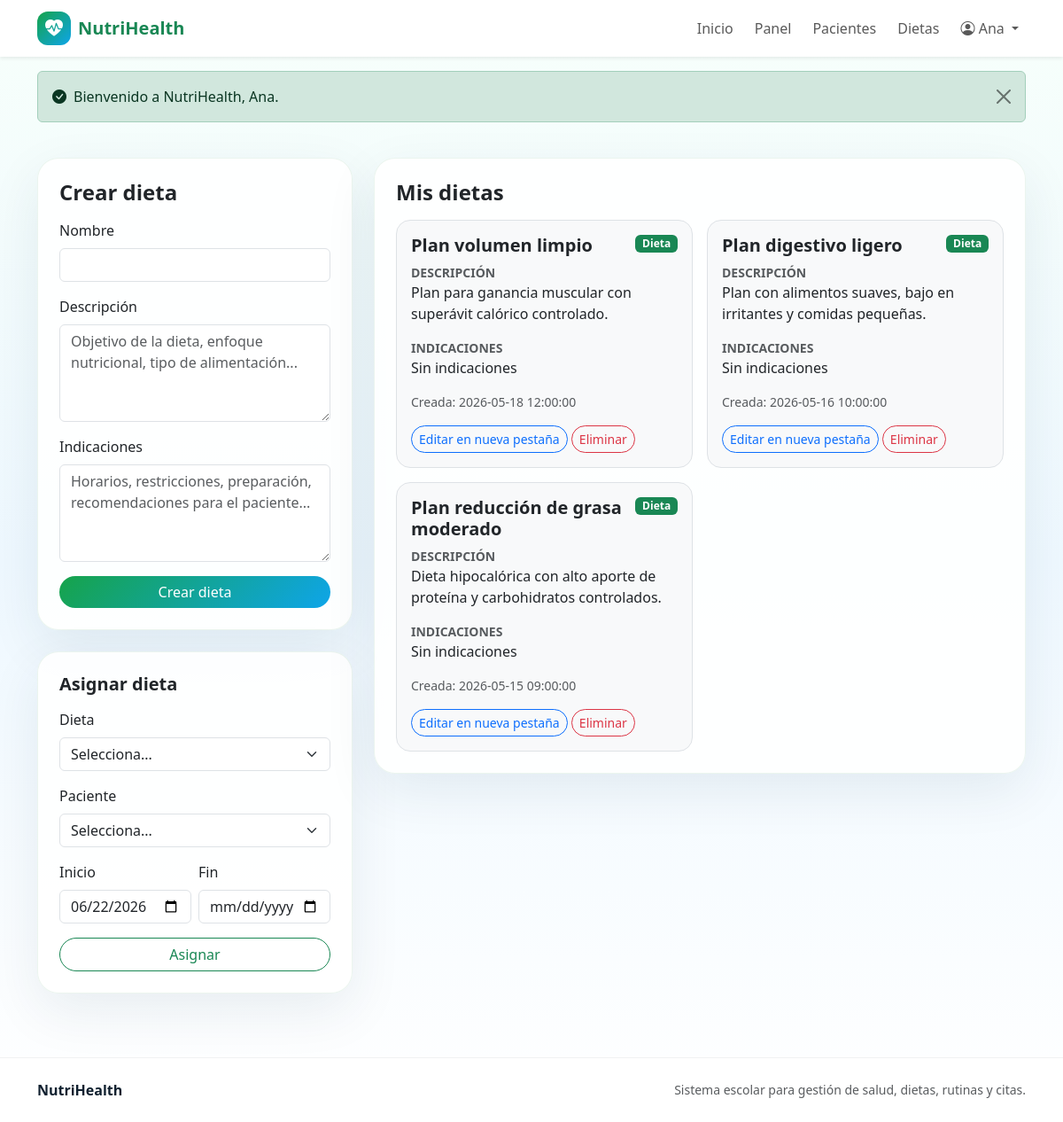
The page /pages/nutriologo/dietas.php (signed in) on the database its author committed.
### tables this page shows
CREATE TABLE dietas (
    id INT AUTO_INCREMENT PRIMARY KEY,
    nombre VARCHAR(100) NOT NULL,
    descripcion TEXT,
    indicaciones TEXT,
    nutriologo_id INT NOT NULL,
    fecha_creacion DATETIME DEFAULT CURRENT_TIMESTAMP,

    FOREIGN KEY (nutriologo_id) REFERENCES personas(id)
);

### includes/functions.php (called while the page is built, shortened)
<?php
require_once __DIR__ . '/../config/database.php';
function normalize_path_for_url(string $path): string
{
    $path = str_replace('\\', '/', $path);
    $parts = [];
    foreach (explode('/', $path) as $part) {
        if ($part === '' || $part === '.') {
            continue;
        }
        $parts[] = $part;
    }
    return implode('/', $parts);
}
function relative_url_from_current_script(string $targetPath): string
{
    $scriptFile = $_SERVER['SCRIPT_FILENAME'] ?? APP_ROOT . DIRECTORY_SEPARATOR . 'index.php';
    $scriptDir = normalize_path_for_url(dirname($scriptFile));
    $target = normalize_path_for_url(APP_ROOT . ($targetPath !== '' ? DIRECTORY_SEPARATOR . str_replace('/', DIRECTORY_SEPARATOR, $targetPath) : ''));
    $fromParts = $scriptDir === '' ? [] : explode('/', $scriptDir);
    $toParts = $target === '' ? [] : explode('/', $target);
    $i = 0;
    $max = min(count($fromParts), count($toParts));
    while ($i < $max && $fromParts[$i] === $toParts[$i]) {
        $i++;
    }
    $up = array_fill(0, count($fromParts) - $i, '..');
    $down = array_slice($toParts, $i);
    $relativeParts = array_merge($up, $down);
    return $relativeParts ? implode('/', $relativeParts) : '.';
}
function base_url(string $path = ''): string
{
    $path = ltrim($path, '/');
    preg_match('/^([^?#]*)([?#].*)?$/', $path, $matches);
    $cleanPath = $matches[1] ?? '';
    $suffix = $matches[2] ?? '';
    $relative = relative_url_from_current_script($cleanPath);
    if ($cleanPath === '') {
        return $relative === '.' ? './' : rtrim($relative, '/') . '/';
    }
    return $relative . $suffix;
}
function e(?string $value): string
{
    return htmlspecialchars($value ?? '', ENT_QUOTES, 'UTF-8');
}

### config/database.php (called while the page is built, shortened)
<?php
function db(): PDO
{
    static $pdo = null;
    if ($pdo === null) {
        $host = 'localhost';
        $database = 'sitio_salud';
        $user = 'root';
        $password = '';
        $charset = 'utf8mb4';
        $dsn = "mysql:host={$host};dbname={$database};charset={$charset}";
        $options = [
            PDO::ATTR_ERRMODE => PDO::ERRMODE_EXCEPTION,
            PDO::ATTR_DEFAULT_FETCH_MODE => PDO::FETCH_ASSOC,
            PDO::ATTR_EMULATE_PREPARES => false,
        ];
        $pdo = new PDO($dsn, $user, $password, $options);
    }
    return $pdo;
}

### pages/nutriologo/dietas.php (the view, shortened to what this page needs)
<?php
require_once __DIR__ . '/../../includes/functions.php';
$user = current_user();
$stmt = db()->prepare('SELECT * FROM dietas WHERE nutriologo_id = ? ORDER BY fecha_creacion DESC');
$stmt->execute([$user['id']]);
$dietas = $stmt->fetchAll();
require __DIR__ . '/../../includes/header.php';
?>
<section class="container py-4">
    <div class="row g-4">
        <div class="col-lg-4">
            <div class="card card-soft p-4 mb-4">
                <h1 class="h4 fw-bold mb-3">Crear dieta</h1>
                <form method="post" action="<?= base_url('actions/dieta_guardar.php') ?>">
                    <div class="mb-3">
                        <label class="form-label">Nombre</label>
                        <input name="nombre" class="form-control" required>
                    </div>
                    <div class="mb-3">
                        <label class="form-label">Descripción</label>
                        <textarea name="descripcion" class="form-control" rows="4" placeholder="Objetivo de la dieta, enfoque nutricional, tipo de alimentación..."></textarea>
                    </div>
                    <div class="mb-3">
                        <label class="form-label">Indicaciones</label>
                        <textarea name="indicaciones" class="form-control" rows="4" placeholder="Horarios, restricciones, preparación, recomendaciones para el paciente..."></textarea>
                    </div>
                    <button class="btn btn-nh rounded-pill w-100">Crear dieta</button>
                </form>
            </div>
            <div class="card card-soft p-4">
                <h2 class="h5 fw-bold mb-3">Asignar dieta</h2>
                <form method="post" action="<?= base_url('actions/dieta_asignar.php') ?>">
                    <div class="mb-3">
                        <label class="form-label">Dieta</label>
                        <select name="dieta_id" class="form-select" required>
                            <option value="">Selecciona...</option>
                        </select>
                    </div>
                    <div class="mb-3">
                        <label class="form-label">Paciente</label>
                        <select name="paciente_id" class="form-select" required>
                            <option value="">Selecciona...</option>
                        </select>
                    </div>
                    <div class="row g-2">
                        <div class="col-6 mb-3"><label class="form-label">Inicio</label><input type="date" name="fecha_inicio" class="form-control" value="<?= date('Y-m-d') ?>"></div>
                        <div class="col-6 mb-3"><label class="form-label">Fin</label><input type="date" name="fecha_fin" class="form-control"></div>
                    </div>
                    <button class="btn btn-outline-success rounded-pill w-100">Asignar</button>
                </form>
            </div>
        </div>
        <div class="col-lg-8">
            <div class="card card-soft p-4">
                <h2 class="h4 fw-bold mb-3">Mis dietas</h2>
                <div class="row g-3">
                    <?php foreach ($dietas as $d): ?>
                        <div class="col-md-6">
                            <div class="border rounded-4 p-3 bg-light h-100">
                                <div class="d-flex justify-content-between align-items-start gap-2 mb-2">
                                    <h5 class="fw-bold mb-0"><?= e($d['nombre']) ?></h5>
                                    <span class="badge text-bg-success">Dieta</span>
                                </div>
                                <div class="mb-3">
                                    <div class="small text-uppercase text-muted fw-bold">Descripción</div>
                                    <p class="mb-0"><?= nl2br(e($d['descripcion'] ?? 'Sin descripción')) ?></p>
                                </div>
                                <div class="mb-3">
                                    <div class="small text-uppercase text-muted fw-bold">Indicaciones</div>
                                    <p class="mb-0"><?= nl2br(e($d['indicaciones'] ?? 'Sin indicaciones')) ?></p>
                                </div>
                                <div class="small text-muted mb-3">Creada: <?= e($d['fecha_creacion']) ?></div>
                                <a class="btn btn-sm btn-outline-primary rounded-pill" target="_blank" rel="noopener" href="<?= base_url('pages/nutriologo/dieta_editar.php?id=' . (int)$d['id']) ?>">Editar en nueva pestaña</a>
                                <form class="d-inline" method="post" action="<?= base_url('actions/dieta_eliminar.php') ?>" onsubmit="return confirm('¿Eliminar dieta?')">
                                    <button class="btn btn-sm btn-outline-danger rounded-pill">Eliminar</button>
                                </form>
                            </div>
                        </div>
                    <?php endforeach; ?>
                </div>
            </div>
        </div>
    </div>
</section>
<?php require __DIR__ . '/../../includes/footer.php'; ?>

### assets/css/style.css (style rules this page uses)
:root { --nh-green: #16a34a; --nh-green-dark: #0f7a37; --nh-blue: #0ea5e9; --nh-blue-dark: #0369a1; --nh-soft: #f4fbf7; --nh-text: #10202f; }
body { min-height: 100vh; background: linear-gradient(180deg, #f7fffb 0%, #eef8ff 50%, #ffffff 100%); color: var(--nh-text); }
.btn-nh { background: linear-gradient(135deg, var(--nh-green), var(--nh-blue)); border: none; color: #fff; }
.card-soft { background: rgba(255, 255, 255, .88); border: 1px solid rgba(15, 122, 55, .08); box-shadow: 0 20px 60px rgba(2, 47, 74, .08); border-radius: 24px; }

### rows shown on the page
dietas: nombre "Plan volumen limpio", descripcion "Plan para ganancia muscular con superávit calórico controlado.", indicaciones "Sin indicaciones", fecha_creacion "2026-05-18 12:00:00"
dietas: nombre "Plan digestivo ligero", descripcion "Plan con alimentos suaves, bajo en irritantes y comidas pequeñas.", indicaciones "Sin indicaciones", fecha_creacion "2026-05-16 10:00:00"
dietas: nombre "Plan reducción de grasa moderado", descripcion "Dieta hipocalórica con alto aporte de proteína y carbohidratos controlados.", indicaciones "Sin indicaciones", fecha_creacion "2026-05-15 09:00:00"

### other values the page prints
$user['nombre'] "Ana"
$message "Bienvenido a NutriHealth, Ana."
